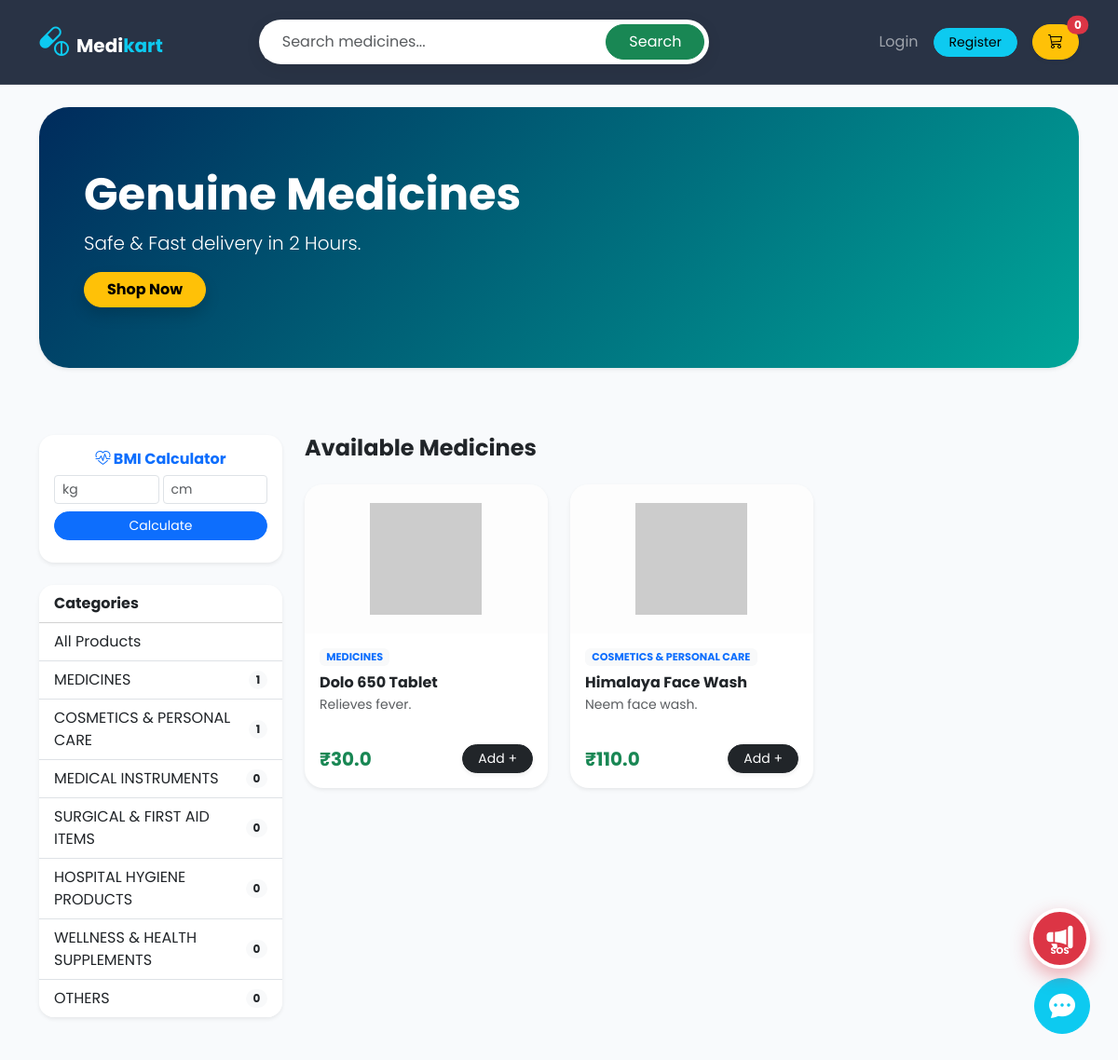
The page / on the database its author committed.
### app.py (models this page shows)
class Category(db.Model):
    id = db.Column(db.Integer, primary_key=True)
    name = db.Column(db.String(100), nullable=False, unique=True)
    products = db.relationship('Product', backref='category', lazy=True)

class Product(db.Model):
    id = db.Column(db.Integer, primary_key=True)
    sku = db.Column(db.String(50), unique=True)
    name = db.Column(db.String(100), nullable=False)
    category_id = db.Column(db.Integer, db.ForeignKey('category.id'))
    description = db.Column(db.Text)
    price = db.Column(db.Float, nullable=False)
    stock_quantity = db.Column(db.Integer, default=50)
    image_url = db.Column(db.String(200))
    search_tags = db.Column(db.String(200))

### app.py (the view)
@app.route('/')
def index():
    categories = Category.query.all()
    q = request.args.get('q', '').strip()
    cat_id = request.args.get('cat')
    if cat_id: products = Product.query.filter_by(category_id=cat_id).all()
    elif q: products = Product.query.filter((Product.name.contains(q)) | (Product.search_tags.contains(q))).all()
    else: products = Product.query.all()
    return render_template('index.html', products=products, categories=categories)

### templates/index.html (shortened to what this page needs)
<!DOCTYPE html>
<html lang="en">
<head>
    <link href="https://cdn.jsdelivr.net/npm/bootstrap@5.3.0/dist/css/bootstrap.min.css" rel="stylesheet">
    <link rel="stylesheet" href="https://cdn.jsdelivr.net/npm/bootstrap-icons@1.10.0/font/bootstrap-icons.css">
</head>
<body>
<nav class="navbar navbar-expand-lg navbar-dark sticky-top">
    <div class="container">
        <a class="navbar-brand fw-bold" href="/">
            <i class="bi bi-capsule-pill fs-2 text-info me-2"></i>Medi<span class="text-info">kart</span>
        </a>
        <div class="collapse navbar-collapse" id="navbarNav">
            <form class="d-flex mx-auto w-50" action="/" method="GET">
                <div class="input-group search-group">
                    <input class="form-control search-input" type="search" name="q" placeholder="Search medicines..." value="{{ request.args.get('q', '') }}">
                    <button class="btn btn-success rounded-pill px-4" type="submit">Search</button>
                </div>
            </form>
            <ul class="navbar-nav ms-auto align-items-center">
                {% if current_user.is_authenticated %}
                    <li class="nav-item"><a class="nav-link" href="/profile">My Dashboard</a></li>
                    <li class="nav-item"><a class="btn btn-outline-light btn-sm rounded-pill ms-2" href="/logout">Logout</a></li>
                {% else %}
                    <li class="nav-item"><a class="nav-link" href="/login">Login</a></li>
                    <li class="nav-item"><a class="btn btn-info btn-sm rounded-pill px-3 ms-2" href="/register">Register</a></li>
                {% endif %}
                <li class="nav-item ms-3">
                    <a class="btn btn-warning rounded-pill px-3 shadow-sm position-relative" href="/cart">
                        <i class="bi bi-cart3"></i>
                        <span id="cart-count-badge" class="position-absolute top-0 start-100 translate-middle badge rounded-pill bg-danger">
                            {{ session['cart']|length if session['cart'] else 0 }}
                        </span>
                    </a>
                </li>
            </ul>
        </div>
    </div>
</nav>
<div class="sos-fab" data-bs-toggle="modal" data-bs-target="#sosModal">
    <i class="bi bi-megaphone-fill fs-3"></i>
    <span style="font-size: 10px; position: absolute; bottom: 8px; font-weight: bold;">SOS</span>
</div>
{% if not request.args.get('q') and not request.args.get('cat') %}
<div class="container mt-4">
    <div id="heroCarousel" class="carousel slide shadow-sm mb-5 rounded-5 overflow-hidden" data-bs-ride="carousel">
        <div class="carousel-inner">
            <div class="carousel-item active" style="background: linear-gradient(135deg, #002b5c, #00a699); height: 280px;">
                <div class="container h-100 d-flex align-items-center text-white ps-5">
                    <div>
                        <h1 class="display-5 fw-bold">Genuine Medicines</h1>
                        <p class="lead">Safe & Fast delivery in 2 Hours.</p>
                        <a href="#products-start" class="btn btn-warning rounded-pill px-4 fw-bold shadow">Shop Now</a>
                    </div>
                </div>
            </div>
        </div>
    </div>
</div>
{% endif %}
<main class="container py-4" id="products-start">
    <div class="row">
        <div class="col-md-3">
            <div class="card border-0 shadow-sm p-3 bg-white rounded-4 mb-4 text-center">
                <h6 class="fw-bold text-primary"><i class="bi bi-heart-pulse"></i> BMI Calculator</h6>
                <div class="d-flex gap-1">
                    <input type="number" id="weight" class="form-control form-control-sm mb-2" placeholder="kg">
                    <input type="number" id="height" class="form-control form-control-sm mb-2" placeholder="cm">
                </div>
                <button class="btn btn-primary btn-sm w-100 rounded-pill" onclick="calcBMI()">Calculate</button>
            </div>
            <div class="card border-0 shadow-sm rounded-4 overflow-hidden mb-4">
                <div class="card-header bg-white fw-bold">Categories</div>
                <div class="list-group list-group-flush">
                    <a href="/" class="list-group-item list-group-item-action">All Products</a>
                    {% for cat in categories %}
                    <a href="/?cat={{ cat.id }}" class="list-group-item list-group-item-action d-flex justify-content-between align-items-center">
                        {{ cat.name }} <span class="badge bg-light text-dark rounded-pill">{{ cat.products|length }}</span>
                    </a>
                    {% endfor %}
                </div>
            </div>
        </div>
        <div class="col-md-9">
            <h4 class="fw-bold mb-4">Available Medicines</h4>
            <div class="row g-4">
                {% if products %}
                    {% for product in products %}
                    <div class="col-md-4">
                        <div class="card product-card shadow-sm">
                            <img src="{{ product.image_url }}" class="card-img-top" alt="{{ product.name }}">
                            <div class="card-body d-flex flex-column">
                                <span class="badge bg-light text-primary mb-2" style="font-size: 0.7rem; width: fit-content;">{{ product.category.name }}</span>
                                <h6 class="card-title fw-bold text-dark mb-1">{{ product.name }}</h6>
                                <p class="card-text text-muted small flex-grow-1">{{ product.description }}</p>
                                <div class="d-flex justify-content-between align-items-center mt-3">
                                    <span class="h5 fw-bold text-success mb-0">₹{{ product.price }}</span>
                                    <button onclick="addToCart({{ product.id }})" class="btn btn-dark btn-sm rounded-pill px-3 shadow-sm">
                                        Add +
                                    </button>
                                </div>
                            </div>
                        </div>
                    </div>
                    {% endfor %}
                {% else %}
                    <div class="text-center py-5 w-100">
                        <i class="bi bi-search display-3 text-muted"></i>
                        <p class="mt-3">No medicines found.</p>
                    </div>
                {% endif %}
            </div>
        </div>
    </div>
</main>
<div id="chat-circle" class="btn btn-info rounded-circle p-0" style="position: fixed; bottom: 30px; right: 30px; width: 60px; height: 60px; display: flex; align-items: center; justify-content: center; color: white;" onclick="document.getElementById('chat-box').style.display='block'">
    <i class="bi bi-chat-dots-fill fs-3"></i>
</div>
</body>
</html>

### templates/index.html (style rules this page uses)
:root { --primary-mint: #10b981; --midnight-blue: #1e293b; --soft-gray: #f8fafc; --primary-teal: #00a699; --sos-red: #dc3545; }
body { background-color: var(--soft-gray); font-family: 'Poppins', sans-serif; scroll-behavior: smooth; }
.navbar { background: rgba(30, 41, 59, 0.95) !important; backdrop-filter: blur(10px); padding: 1rem 0; border-bottom: 1px solid rgba(255,255,255,0.1); }
.search-group { background: white; border-radius: 50px; padding: 5px; box-shadow: 0 4px 15px rgba(0,0,0,0.1); }
.search-input { border: none !important; box-shadow: none !important; padding-left: 20px; }
.product-card { border-radius: 20px; border: none; transition: 0.3s; background: white; height: 100%; overflow: hidden; }
.card-img-top { height: 160px; object-fit: contain; padding: 20px; background: #fdfdfd; }
.sos-fab { position: fixed; bottom: 100px; right: 30px; z-index: 1050; width: 65px; height: 65px; background: var(--sos-red); color: white; border-radius: 50%; border: 4px solid white; display: flex; align-items: center; justify-content: center; box-shadow: 0 8px 20px rgba(220, 53, 69, 0.4); cursor: pointer; transition: 0.3s; animation: sos-pulse 2s infinite; }
#chat-circle { bottom: 30px; right: 30px; }

### rows shown on the page
Category: name "MEDICINES", products|length "1"
Category: name "COSMETICS & PERSONAL CARE", products|length "1"
Category: name "MEDICAL INSTRUMENTS", products|length "0"
Category: name "SURGICAL & FIRST AID ITEMS", products|length "0"
Category: name "HOSPITAL HYGIENE PRODUCTS", products|length "0"
Category: name "WELLNESS & HEALTH SUPPLEMENTS", products|length "0"
Category: name "OTHERS", products|length "0"
Product: category.name "MEDICINES", name "Dolo 650 Tablet", description "Relieves fever.", price "30.0"
Product: category.name "COSMETICS & PERSONAL CARE", name "Himalaya Face Wash", description "Neem face wash.", price "110.0"

### other values the page prints
{{ session['cart']|length if session['cart'] else 0 }} "0"
